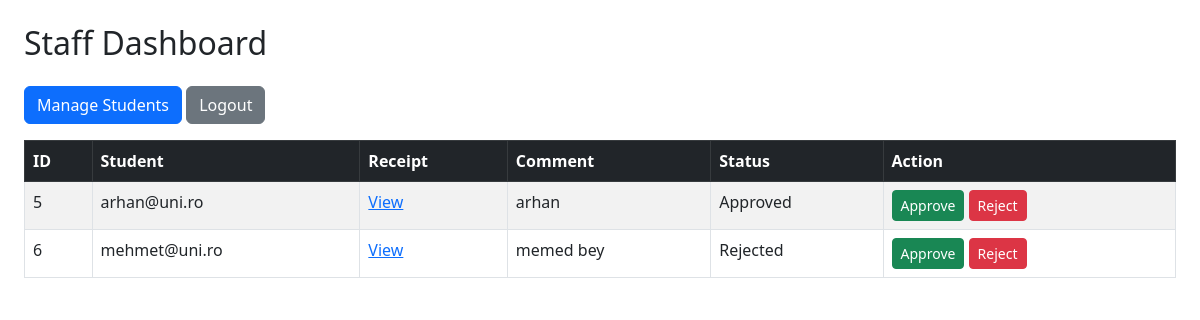
Page /staff (signed in) on the committed database.
### tables this page shows
CREATE TABLE requests (
            id INTEGER PRIMARY KEY AUTOINCREMENT,
            student_email TEXT,
            filename TEXT,
            comment TEXT,
            status TEXT DEFAULT 'Pending'
        );

### app.py (the view)
@app.route("/staff")
def staff_dashboard():
    if session.get("role") != "staff":
        return redirect("/login")
    conn = sqlite3.connect("database.db")
    c = conn.cursor()
    c.execute("SELECT * FROM requests")
    reqs = c.fetchall()
    conn.close()
    return render_template("staff_dashboard.html", requests=reqs)

### templates/staff_dashboard.html (shortened to what this page needs)
<!DOCTYPE html>
<html>
<head>
    <link href="https://cdn.jsdelivr.net/npm/bootstrap@5.3.0/dist/css/bootstrap.min.css" rel="stylesheet">
</head>
<body class="p-4">
<h2 class="mb-4">Staff Dashboard</h2>
<a href="/manage_students" class="btn btn-primary mb-3">Manage Students</a>
<a href="/logout" class="btn btn-secondary mb-3">Logout</a>
<table class="table table-bordered table-striped">
    <thead class="table-dark">
        <tr>
            <th>ID</th>
            <th>Student</th>
            <th>Receipt</th>
            <th>Comment</th>
            <th>Status</th>
            <th>Action</th>
        </tr>
    </thead>
    <tbody>
    {% for r in requests %}
        <tr>
            <td>{{ r[0] }}</td>
            <td>{{ r[1] }}</td>
            <td><a href="/static/uploads/{{ r[2] }}" target="_blank">View</a></td>
            <td>{{ r[3] }}</td>
            <td>{{ r[4] }}</td>
            <td>
                <a href="/review_request/{{ r[0] }}/approve" class="btn btn-success btn-sm">Approve</a>
                <a href="/review_request/{{ r[0] }}/reject" class="btn btn-danger btn-sm">Reject</a>
            </td>
        </tr>
    {% endfor %}
    </tbody>
</table>
</body>
</html>

### rows in the picture
requests: id "5", student_email "arhan@uni.ro", comment "arhan", status "Approved"
requests: id "6", student_email "mehmet@uni.ro", comment "memed bey", status "Rejected"
